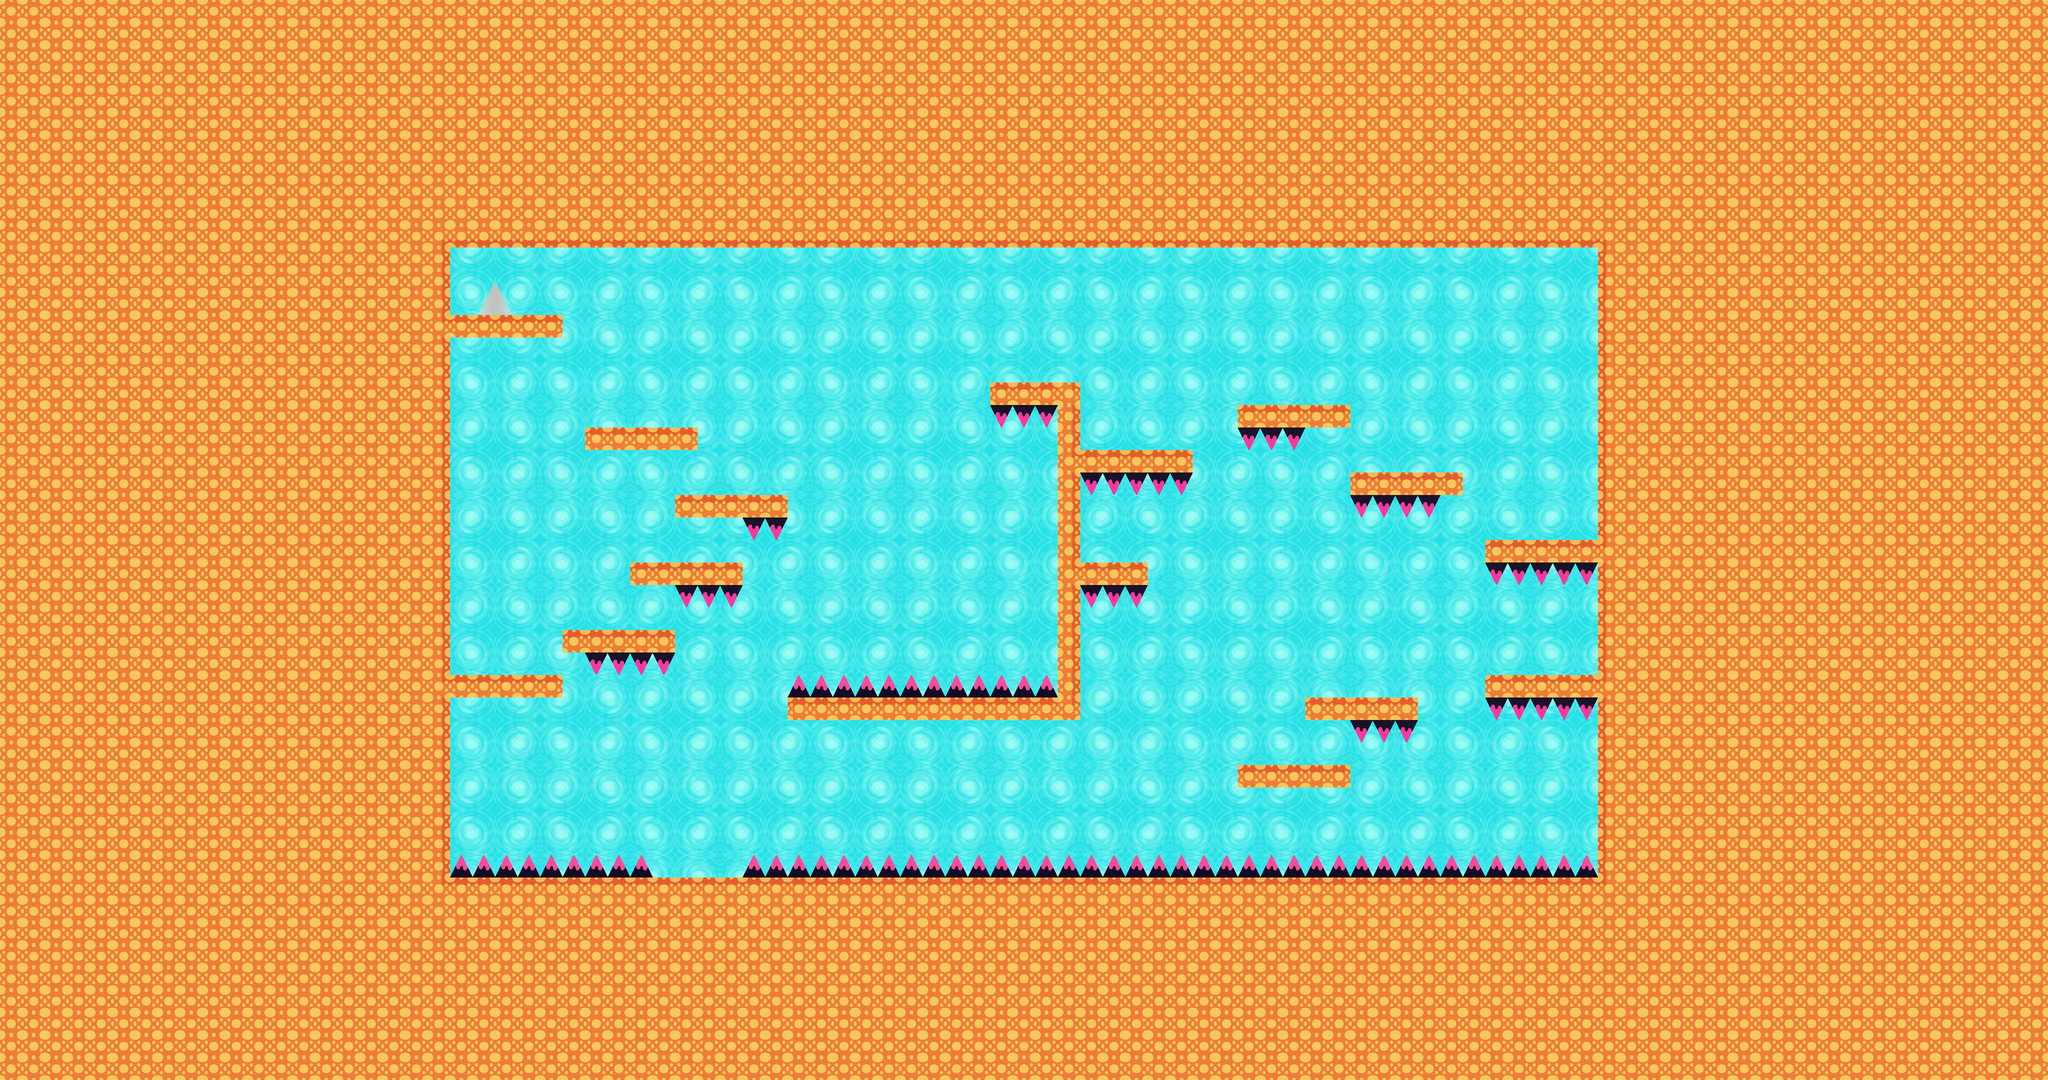

The image is a tile-based game level rendered from a .tmx file. Its description and source (layers, tilesets, objects; grid data summarised) follow:
An orthogonal 91x48 tile map with 64x64 px tiles, 2 tile layers (Capa de patrones 2, Colisiones) and 42 objects (24x plataforma, 14x pincho, 2x bola, fin, inicio).

<map version="1.5" tiledversion="1.7.0" orientation="orthogonal" renderorder="right-down" width="91" height="48" tilewidth="64" tileheight="64" infinite="0" nextlayerid="7" nextobjectid="47">
 <tileset firstgid="1" name="Mapas" tilewidth="64" tileheight="64" spacing="4" margin="2" tilecount="88" columns="4">
  <image source="resources/texturas/Mapas.png" width="272" height="1496" />
 </tileset>
 <objectgroup id="3" name="dinamicas">
  <object id="38" name="plataforma" x="2176" y="2300">
   <properties>
    <property name="movimiento" type="bool" value="true" />
    <property name="x_fin" type="int" value="3300" />
    <property name="y_fin" type="int" value="2300" />
   </properties>
   <point />
  </object>
  <object id="40" name="plataforma" x="2496" y="962">
   <properties>
    <property name="movimiento" type="bool" value="false" />
    <property name="x_fin" type="int" value="1726" />
    <property name="y_fin" type="int" value="962" />
   </properties>
   <point />
  </object>
  <object id="41" name="bola" x="2975" y="2048">
   <properties>
    <property name="tipo" type="int" value="0" />
    <property name="x_fin" type="int" value="2975" />
    <property name="y_fin" type="int" value="2375" />
   </properties>
   <point />
  </object>
  <object id="45" name="plataforma" x="3134.67" y="1726">
   <properties>
    <property name="movimiento" type="bool" value="true" />
    <property name="x_fin" type="int" value="4225" />
    <property name="y_fin" type="int" value="1726" />
   </properties>
   <point />
  </object>
  <object id="46" name="bola" x="1728" y="896">
   <properties>
    <property name="tipo" type="int" value="0" />
    <property name="x_fin" type="int" value="2686" />
    <property name="y_fin" type="int" value="896" />
   </properties>
   <point />
  </object>
 </objectgroup>
 <objectgroup id="4" name="estaticas">
  <object id="2" name="fin" x="1408.5" y="811.83">
   <polygon points="0,0 47.5,84 -48,84" />
  </object>
  <object id="3" name="pincho" x="1280.5" y="2441.5" width="575" height="55" />
  <object id="4" name="pincho" x="2111.5" y="2443.5" width="2436" height="54" />
  <object id="5" name="pincho" x="3843.83" y="2048.5" width="190" height="53" />
  <object id="6" name="pincho" x="4224.17" y="1984.5" width="320" height="54" />
  <object id="7" name="pincho" x="3075.87" y="1665.74" width="189" height="54" />
  <object id="8" name="pincho" x="3069.53" y="1346.74" width="321" height="52" />
  <object id="9" name="pincho" x="3520.86" y="1218.41" width="192" height="54" />
  <object id="10" name="pincho" x="3838.84" y="1407.5" width="256" height="55" />
  <object id="11" name="pincho" x="4227.83" y="1603.17" width="319" height="51" />
  <object id="12" name="pincho" x="1666.17" y="1857.5" width="256" height="56.6667" />
  <object id="13" name="pincho" x="1922.83" y="1662.83" width="192.667" height="56" />
  <object id="14" name="pincho" x="2110.84" y="1472.83" width="128.667" height="53.3333" />
  <object id="15" name="plataforma" x="1150" y="2496.73" width="3528" height="573.273" />
  <object id="17" name="plataforma" x="2" y="320" width="1276" height="2434" />
  <object id="18" name="plataforma" x="1154" y="2" width="3518" height="695.515" />
  <object id="19" name="plataforma" x="4545" y="314" width="1281" height="2436" />
  <object id="20" name="plataforma" x="1281.5" y="1918.17" width="319.333" height="64" />
  <object id="21" name="plataforma" x="1602.83" y="1794.16" width="318" height="62" />
  <object id="22" name="plataforma" x="1795.5" y="1600.83" width="318.667" height="62.6667" />
  <object id="23" name="plataforma" x="1921.5" y="1408.83" width="318" height="62.6667" />
  <object id="24" name="plataforma" x="1667.5" y="1215.5" width="318" height="64" />
  <object id="25" name="plataforma" x="1282.17" y="896.83" width="319.333" height="64.6667" />
  <object id="26" name="plataforma" x="3071.2" y="1282.41" width="319.333" height="60.6667" />
  <object id="27" name="plataforma" x="3520.53" y="1152.41" width="318" height="64" />
  <object id="28" name="plataforma" x="3839.51" y="1344.17" width="319.333" height="62" />
  <object id="29" name="plataforma" x="4224.84" y="1537.84" width="322.667" height="64" />
  <object id="31" name="plataforma" x="3715.5" y="1984.17" width="319.333" height="62.6667" />
  <object id="32" name="plataforma" x="4224.84" y="1920.17" width="319.333" height="62.6667" />
  <object id="33" name="plataforma" x="3073.54" y="1602.41" width="190.667" height="63.3333" />
  <object id="34" name="plataforma" x="3521.5" y="2176.17" width="319.333" height="63.3333" />
  <object id="35" name="plataforma" x="3007.86" y="1152.41" width="62.6667" height="833.333" />
  <object id="36" name="plataforma" x="2817.87" y="1088.41" width="253.334" height="64" />
  <object id="37" name="pincho" x="2817.87" y="1153.74" width="190.667" height="52.6667" />
  <object id="43" name="plataforma" x="2240" y="1983.5" width="831.5" height="63.5" />
  <object id="44" name="pincho" x="2240" y="1931" width="766" height="54" />
 </objectgroup>
 <objectgroup id="5" name="personaje">
  <object id="1" name="inicio" x="1407.53" y="1662.26">
   <point />
  </object>
 </objectgroup>
 <layer id="6" name="Capa de patrones 2" width="91" height="48">
  <data>[4368 cells, 4368 non-empty, 16 distinct tile ids]</data>
 </layer>
 <layer id="1" name="Colisiones" width="91" height="48">
  <data>[4368 cells, 3141 non-empty, 15 distinct tile ids]</data>
 </layer>
</map>
